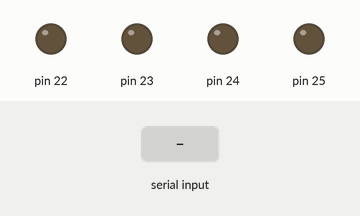
A sketch run on a simulated Arduino Mega 2560, built with avr-gcc and run on an emulated ATmega2560. On the bench: output pins drawn as LEDs (lit = HIGH). The test bench sets the inputs (shaded band).

Above: at 1.2 s.
1.3 s: "B90\n" received over the second serial link
Timing chart, 0 to 4.3 s (numbered marks = the images above; inputs shaded):
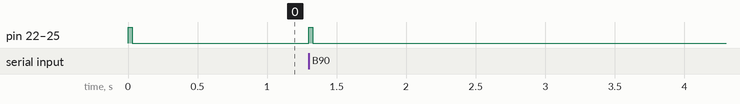

The sketch:

AM_HighTorqueAntiStall_500HzPWM_NoJumper_v4_for_x3.ino
```cpp
/*
  Arduino Mega + L298N MotorOnly
  High-torque anti-stall 500Hz PWM version for no ENA/ENB jumper removal.

  Fixes:
    - previous kick could repeat too often and feel jerky
    - low PWM command stalled under load
    - target changes are smoothed
    - kick is short and has cooldown

  v2 (paired with M5 v16):
    - applyKickToOutput() no longer overrides direction on a sign-change kick
      while actual is still ramping through zero. Previously a sign change
      (even a tiny one, e.g. +4 -> -4 from the M5-side slew) instantly forced
      actual's output to full KICK_CMD in the NEW direction regardless of
      actual's current (old-direction) magnitude, defeating approachCmd's
      "always pass through zero" reversal safety. Now the kick only applies
      once actual's own sign already matches kickSign.

  Wiring:
    L298N IN1 -> AM D22 / PA0
    L298N IN2 -> AM D23 / PA1
    L298N IN3 -> AM D24 / PA2
    L298N IN4 -> AM D25 / PA3

    AM D18 TX1 -> level shifter/divider -> M5 GPIO36 RX
    AM D19 RX1 <- M5 GPIO26 TX
    GND common
*/

#include <Arduino.h>

// D22-D25 are PORTA bit0-bit3 on Arduino Mega.
const uint8_t MOTOR_MASK = 0x0F;

const bool INVERT_LEFT_MOTOR  = false;
const bool INVERT_RIGHT_MOTOR = false;
const bool SWAP_LEFT_RIGHT    = false;

// 500Hz PWM, close to common Arduino PWM frequency.
const uint16_t PWM_PERIOD_US = 2000;

// Smooth ramp.
const unsigned long RAMP_PERIOD_MS = 2;
const int RAMP_UP_STEP = 20;
const int RAMP_DOWN_STEP = 22;
const int REVERSE_ZERO_STEP = 36;

// v26: 車体軽量化により低速でも走行可能になったため、実走速度の下限を下げる。
// 発進時はKICK_CMDが別途働くので、ここは連続走行を維持できる最低値として調整する。
const int MIN_EFFECTIVE_CMD = 100;

// Short kick only when starting from rest, not on every target update.
const int KICK_CMD = 225;
const unsigned long KICK_MS = 150;
const unsigned long KICK_COOLDOWN_MS = 180;

const unsigned long COMMAND_TIMEOUT_MS = 720;
const unsigned long TELEMETRY_PERIOD_MS = 35;
const unsigned long BRAKE_PULSE_MS = 30;

const bool DEBUG_USB = false;

int targetLeft = 0;
int targetRight = 0;
int actualLeft = 0;
int actualRight = 0;

unsigned long kickLeftUntilMs = 0;
unsigned long kickRightUntilMs = 0;
unsigned long lastKickLeftMs = 0;
unsigned long lastKickRightMs = 0;
int kickLeftSign = 0;
int kickRightSign = 0;

unsigned long lastCommandMs = 0;
unsigned long lastTelemetryMs = 0;
unsigned long lastRampMs = 0;
unsigned long brakeUntilMs = 0;

char m5Line[80];
uint8_t m5LineLen = 0;

char usbLine[80];
uint8_t usbLineLen = 0;

int clampRaw(int v) {
  if (v > 255) return 255;
  if (v < -255) return -255;
  return v;
}

int signOf(int v) {
  if (v > 0) return 1;
  if (v < 0) return -1;
  return 0;
}

int applyMinimumEffective(int v) {
  v = clampRaw(v);
  if (v == 0) return 0;

  int s = signOf(v);
  int mag = abs(v);

  if (mag < MIN_EFFECTIVE_CMD) {
    mag = MIN_EFFECTIVE_CMD;
  }

  return s * mag;
}

void maybeStartKick(int oldTarget, int newTarget, int actual,
                    unsigned long &kickUntil, unsigned long &lastKick, int &kickSign) {
  if (newTarget == 0) return;

  unsigned long now = millis();
  int oldS = signOf(oldTarget);
  int newS = signOf(newTarget);

  bool startingFromRest = oldS == 0 && abs(actual) < MIN_EFFECTIVE_CMD;
  bool signChanged = oldS != 0 && newS != 0 && oldS != newS;

  if ((startingFromRest || signChanged) && (now - lastKick > KICK_COOLDOWN_MS)) {
    kickUntil = now + KICK_MS;
    lastKick = now;
    kickSign = newS;
  }
}

int approachCmd(int cur, int tgt) {
  cur = clampRaw(cur);
  tgt = applyMinimumEffective(tgt);

  if (cur == tgt) return cur;

  // No instant reverse. Always pass through zero.
  if ((cur > 0 && tgt < 0) || (cur < 0 && tgt > 0)) {
    if (cur > 0) return max(0, cur - REVERSE_ZERO_STEP);
    if (cur < 0) return min(0, cur + REVERSE_ZERO_STEP);
  }

  int step = (abs(tgt) > abs(cur)) ? RAMP_UP_STEP : RAMP_DOWN_STEP;

  if (cur < tgt) {
    cur += step;
    if (cur > tgt) cur = tgt;
  } else {
    cur -= step;
    if (cur < tgt) cur = tgt;
  }

  return clampRaw(cur);
}

int applyKickToOutput(int actual, unsigned long kickUntil, int kickSign) {
  if (actual == 0) return 0;

  // v2: キックはactualの符号が既にkickSignと一致している間だけ効かせる。
  // 符号反転の直後はactualがまだ旧符号のまま0へ向けてランプ中(approachCmdの
  // REVERSE_ZERO_STEPによる「必ず0を経由する」処理の途中)であり、そこでkickSignを
  // 無条件適用すると瞬間フルパワーの逆転になってしまう(approachCmdの安全策を無効化する)。
  // actualが実際に新符号側へ入ってから初めてキックを乗せることで、
  // 0経由の滑らかな反転を保ったまま「発進/転換直後の粘り抜け」だけ助ける。
  int actualSign = (actual > 0) ? 1 : -1;
  if (millis() < kickUntil && kickSign != 0 && actualSign == kickSign) {
    int mag = max(abs(actual), KICK_CMD);
    return kickSign * constrain(mag, 0, 255);
  }

  return actual;
}

void writeMotorBits(uint8_t bits) {
  PORTA = (PORTA & ~MOTOR_MASK) | (bits & MOTOR_MASK);
}

void applyMotorOutputs() {
  int left = applyKickToOutput(actualLeft, kickLeftUntilMs, kickLeftSign);
  int right = applyKickToOutput(actualRight, kickRightUntilMs, kickRightSign);

  if (SWAP_LEFT_RIGHT) {
    int t = left;
    left = right;
    right = t;
  }

  if (INVERT_LEFT_MOTOR) left = -left;
  if (INVERT_RIGHT_MOTOR) right = -right;

  left = clampRaw(left);
  right = clampRaw(right);

  bool brakeNow = millis() < brakeUntilMs;
  if (brakeNow) {
    writeMotorBits(MOTOR_MASK);
    return;
  }

  uint16_t phase = micros() % PWM_PERIOD_US;
  uint16_t leftOn  = (uint32_t)abs(left)  * PWM_PERIOD_US / 255;
  uint16_t rightOn = (uint32_t)abs(right) * PWM_PERIOD_US / 255;

  bool onL = (abs(left) > 0) && (phase < leftOn);
  bool onR = (abs(right) > 0) && (phase < rightOn);

  uint8_t out = 0;

  if (onL) {
    if (left > 0) out |= _BV(0);
    else          out |= _BV(1);
  }

  if (onR) {
    if (right > 0) out |= _BV(2);
    else           out |= _BV(3);
  }

  writeMotorBits(out);
}

void updateRamp() {
  unsigned long now = millis();
  if (now - lastRampMs < RAMP_PERIOD_MS) return;
  lastRampMs = now;

  actualLeft = approachCmd(actualLeft, targetLeft);
  actualRight = approachCmd(actualRight, targetRight);
}

void setTarget(int l, int r) {
  l = clampRaw(l);
  r = clampRaw(r);

  maybeStartKick(targetLeft, l, actualLeft, kickLeftUntilMs, lastKickLeftMs, kickLeftSign);
  maybeStartKick(targetRight, r, actualRight, kickRightUntilMs, lastKickRightMs, kickRightSign);

  targetLeft = l;
  targetRight = r;
  lastCommandMs = millis();
}

void softStop() {
  targetLeft = 0;
  targetRight = 0;
  lastCommandMs = millis();
}

void brakeStop() {
  targetLeft = 0;
  targetRight = 0;
  actualLeft = 0;
  actualRight = 0;
  kickLeftUntilMs = 0;
  kickRightUntilMs = 0;
  brakeUntilMs = millis() + BRAKE_PULSE_MS;
  lastCommandMs = millis();
}

void sendTelemetry() {
  Serial1.print("A,");
  Serial1.print(millis());
  Serial1.print(",0,0,-1,-1,");
  Serial1.print(actualLeft);
  Serial1.print(',');
  Serial1.println(actualRight);

  if (DEBUG_USB) {
    Serial.print("[AM] tgt=");
    Serial.print(targetLeft);
    Serial.print(',');
    Serial.print(targetRight);
    Serial.print(" act=");
    Serial.print(actualLeft);
    Serial.print(',');
    Serial.println(actualRight);
  }
}

void handleCommand(char *line, const char *src) {
  while (*line == ' ' || *line == '\t') line++;
  if (*line == '\0') return;

  if (line[0] == 'S' || line[0] == 's') {
    softStop();
    return;
  }

  if (line[0] == 'B' || line[0] == 'b') {
    brakeStop();
    return;
  }

  if (line[0] == 'Z' || line[0] == 'z') {
    lastCommandMs = millis();
    return;
  }

  if ((line[0] == 'M' || line[0] == 'm') && line[1] == ',') {
    int l = 0;
    int r = 0;
    if (sscanf(line + 2, "%d,%d", &l, &r) == 2) {
      setTarget(l, r);

      if (DEBUG_USB) {
        Serial.print("[AM] ");
        Serial.print(src);
        Serial.print(" M ");
        Serial.print(targetLeft);
        Serial.print(',');
        Serial.println(targetRight);
      }
    }
  }
}

void readSerialLine(Stream &s, char *buf, uint8_t &len, uint8_t maxLen, const char *src) {
  while (s.available()) {
    char c = (char)s.read();

    if (c == '\r') continue;

    if (c == '\n') {
      buf[len] = '\0';
      if (len > 0) handleCommand(buf, src);
      len = 0;
      continue;
    }

    if (len < maxLen - 1) {
      buf[len++] = c;
    } else {
      len = 0;
    }
  }
}

void setup() {
  DDRA |= MOTOR_MASK;
  writeMotorBits(0);

  Serial.begin(115200);
  Serial1.begin(115200);

  brakeStop();
  lastCommandMs = millis();

  if (DEBUG_USB) {
    Serial.println("AM Smooth AntiStall 500Hz PWM boot");
  }
}

void loop() {
  readSerialLine(Serial1, m5Line, m5LineLen, sizeof(m5Line), "M5");

  if (DEBUG_USB) {
    readSerialLine(Serial, usbLine, usbLineLen, sizeof(usbLine), "USB");
  }

  if (millis() - lastCommandMs > COMMAND_TIMEOUT_MS) {
    softStop();
  }

  updateRamp();
  applyMotorOutputs();

  if (millis() - lastTelemetryMs >= TELEMETRY_PERIOD_MS) {
    sendTelemetry();
    lastTelemetryMs = millis();
  }
}
```

Measured:
- after the input at 1.3 s, pin 22–25: LOW → HIGH at once, → LOW 0.03 s later
